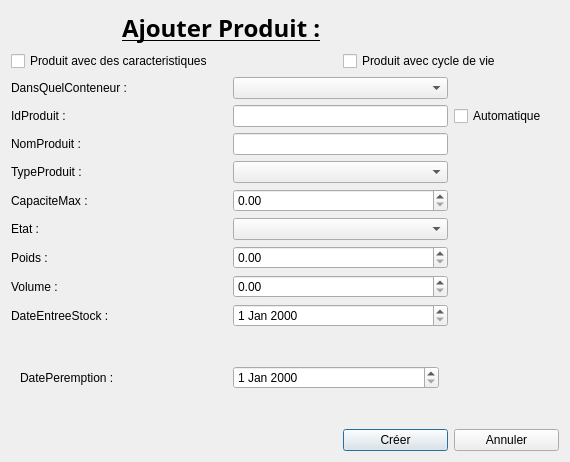
<?xml version="1.0" encoding="UTF-8"?>
<ui version="4.0">
 <class>ajouterProduit</class>
 <widget class="QDialog" name="ajouterProduit">
  <property name="geometry">
   <rect>
    <x>0</x>
    <y>0</y>
    <width>570</width>
    <height>462</height>
   </rect>
  </property>
  <property name="windowTitle">
   <string>Dialog</string>
  </property>
  <layout class="QGridLayout" name="gridLayout">
   <item row="2" column="2" colspan="2">
    <widget class="QComboBox" name="DansQuelConteneur_2"/>
   </item>
   <item row="7" column="2" colspan="2">
    <widget class="QComboBox" name="Etat_2"/>
   </item>
   <item row="10" column="2" colspan="2">
    <widget class="QDateEdit" name="DateEntreeStock_2"/>
   </item>
   <item row="3" column="0">
    <widget class="QLabel" name="IdProduit">
     <property name="text">
      <string>IdProduit :</string>
     </property>
    </widget>
   </item>
   <item row="1" column="3" colspan="2">
    <widget class="QCheckBox" name="checkBox_2">
     <property name="text">
      <string>Produit avec cycle de vie</string>
     </property>
    </widget>
   </item>
   <item row="5" column="0">
    <widget class="QLabel" name="TypeProduit">
     <property name="text">
      <string>TypeProduit :</string>
     </property>
    </widget>
   </item>
   <item row="9" column="2" colspan="2">
    <widget class="QDoubleSpinBox" name="Volume_2"/>
   </item>
   <item row="8" column="2" colspan="2">
    <widget class="QDoubleSpinBox" name="Poids_2"/>
   </item>
   <item row="6" column="2" colspan="2">
    <widget class="QDoubleSpinBox" name="CapaciteMax_2"/>
   </item>
   <item row="3" column="4">
    <widget class="QCheckBox" name="checkBox_Id_Automatique">
     <property name="text">
      <string>Automatique</string>
     </property>
    </widget>
   </item>
   <item row="8" column="0">
    <widget class="QLabel" name="Poids">
     <property name="text">
      <string>Poids :</string>
     </property>
    </widget>
   </item>
   <item row="10" column="0">
    <widget class="QLabel" name="DateEntreeStock">
     <property name="text">
      <string>DateEntreeStock :</string>
     </property>
    </widget>
   </item>
   <item row="4" column="2" colspan="2">
    <widget class="QLineEdit" name="NomProduit_2"/>
   </item>
   <item row="9" column="0">
    <widget class="QLabel" name="Volume">
     <property name="text">
      <string>Volume :</string>
     </property>
    </widget>
   </item>
   <item row="2" column="0" colspan="2">
    <widget class="QLabel" name="DansQuelConteneur">
     <property name="text">
      <string>DansQuelConteneur :</string>
     </property>
    </widget>
   </item>
   <item row="6" column="0">
    <widget class="QLabel" name="CapaciteMax">
     <property name="text">
      <string>CapaciteMax :</string>
     </property>
    </widget>
   </item>
   <item row="0" column="1" colspan="3">
    <widget class="QLabel" name="Titre">
     <property name="font">
      <font>
       <family>Sitka</family>
       <pointsize>18</pointsize>
       <bold>true</bold>
       <underline>true</underline>
      </font>
     </property>
     <property name="text">
      <string>Ajouter Produit :</string>
     </property>
    </widget>
   </item>
   <item row="12" column="3">
    <widget class="QPushButton" name="Creer">
     <property name="text">
      <string>Créer</string>
     </property>
    </widget>
   </item>
   <item row="7" column="0">
    <widget class="QLabel" name="Etat">
     <property name="text">
      <string>Etat :</string>
     </property>
    </widget>
   </item>
   <item row="12" column="4">
    <widget class="QPushButton" name="Annuler">
     <property name="text">
      <string>Annuler</string>
     </property>
    </widget>
   </item>
   <item row="3" column="2" colspan="2">
    <widget class="QLineEdit" name="IdProduit_2"/>
   </item>
   <item row="4" column="0">
    <widget class="QLabel" name="NomProduit">
     <property name="text">
      <string>NomProduit :</string>
     </property>
    </widget>
   </item>
   <item row="1" column="0" colspan="3">
    <widget class="QCheckBox" name="checkBox">
     <property name="text">
      <string>Produit avec des caracteristiques</string>
     </property>
    </widget>
   </item>
   <item row="5" column="2" colspan="2">
    <widget class="QComboBox" name="TypeProduit_2"/>
   </item>
   <item row="11" column="0" colspan="4">
    <widget class="QStackedWidget" name="stackedWidget">
     <property name="currentIndex">
      <number>1</number>
     </property>
     <widget class="QWidget" name="page_Caracteristiques">
      <layout class="QGridLayout" name="gridLayout_2">
       <item row="0" column="0">
        <widget class="QLabel" name="ConditionsConservation">
         <property name="text">
          <string>ConditionsConservation :</string>
         </property>
        </widget>
       </item>
       <item row="0" column="1">
        <widget class="QPlainTextEdit" name="ConditionsConservation_2"/>
       </item>
      </layout>
     </widget>
     <widget class="QWidget" name="page_CycleDeVie">
      <layout class="QGridLayout" name="gridLayout_3">
       <item row="0" column="0">
        <widget class="QLabel" name="DatePeremption">
         <property name="text">
          <string>DatePeremption :</string>
         </property>
        </widget>
       </item>
       <item row="0" column="1">
        <widget class="QDateEdit" name="DatePeremption_2"/>
       </item>
      </layout>
     </widget>
    </widget>
   </item>
  </layout>
 </widget>
 <resources/>
 <connections/>
</ui>
